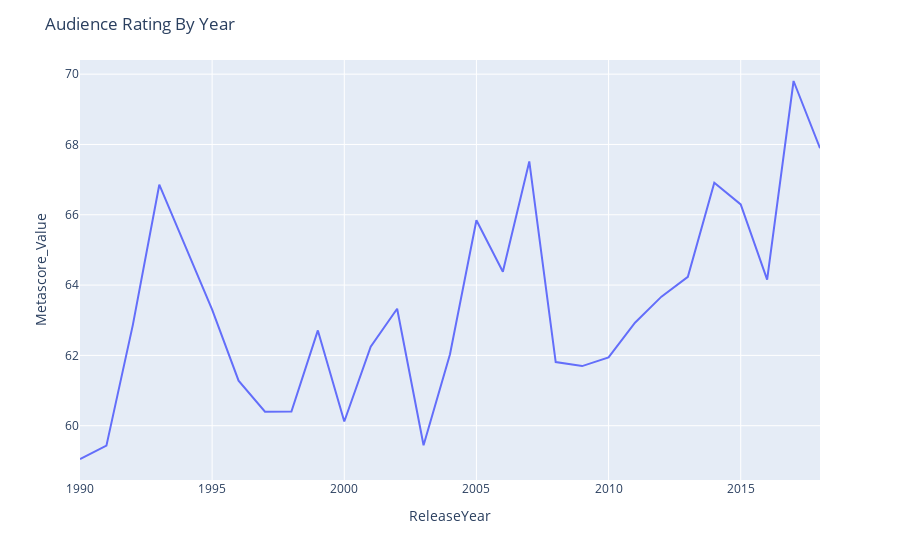

The cell this chart's notebook holds for it:
### Code cell
#Plotting The Metascore Ratings By Year
Model_DF3 = Model_DF_Temp.groupby('ReleaseYear')['Metascore_Value'].mean()
Model_DF3=Model_DF3.reset_index()
fig = px.line(Model_DF3, x='ReleaseYear', y='Metascore_Value')
fig.update_layout(title_text='Audience Rating By Year')
fig.show()

### Figure 1 — Plotly figure (JSON) as saved in the notebook; plotly's stock layout.template omitted (floating-point values rounded to 4 significant figures)
{"data": [{"hovertemplate": "ReleaseYear=%{x}<br>Metascore_Value=%{y}<extra></extra>", "legendgroup": "", "line": {"color": "#636efa", "dash": "solid"}, "mode": "lines", "name": "", "showlegend": false, "type": "scatter", "x": [1990, 1991, 1992, 1993, 1994, 1995, 1996, 1997, 1998, 1999, 2000, 2001, 2002, 2003, 2004, 2005, 2006, 2007, 2008, 2009, 2010, 2011, 2012, 2013, 2014, 2015, 2016, 2017, 2018], "xaxis": "x", "y": [59.05, 59.43, 62.87, 66.86, 65.08, 63.3, 61.28, 60.4, 60.4, 62.71, 60.12, 62.25, 63.33, 59.44, 62.03, 65.84, 64.38, 67.52, 61.81, 61.7, 61.94, 62.93, 63.67, 64.23, 66.91, 66.3, 64.15, 69.81, 67.9], "yaxis": "y"}], "layout": {"legend": {"tracegroupgap": 0}, "margin": {"t": 60}, "title": {"text": "Audience Rating By Year"}, "xaxis": {"anchor": "y", "domain": [0, 1], "title": {"text": "ReleaseYear"}}, "yaxis": {"anchor": "x", "domain": [0, 1], "title": {"text": "Metascore_Value"}}}}
